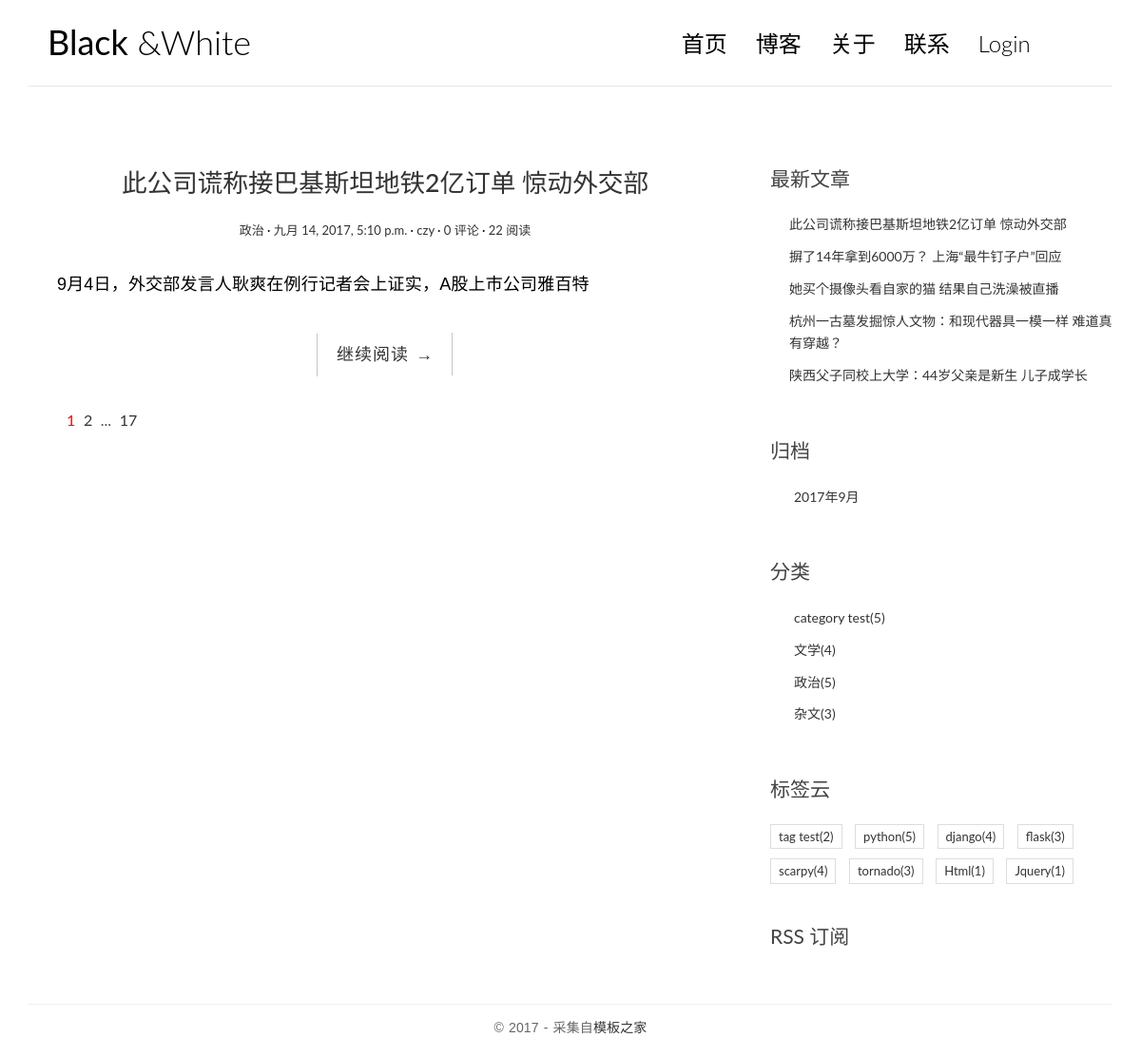
The page / on the database its author committed.
### blog/models.py (models this page shows, shortened)
class Post(models.Model):
    title = models.CharField(max_length=64)
    body = models.TextField()
    created_time = models.DateTimeField()
    modified_time = models.DateTimeField()
    excerpt = models.CharField(max_length=256,blank=True)
    category = models.ForeignKey(Category)
    tags = models.ManyToManyField(Tag,blank=True)
    author = models.ForeignKey(User)
    views = models.PositiveIntegerField(default=0)
    class Meta:
        ordering = ['-created_time','-modified_time']
    def get_absolute_url(self):
        return reverse('blog:detail',kwargs={'pk':self.pk}) #

class Category(models.Model):
    name = models.CharField(max_length=64)

class Tag(models.Model):
    name = models.CharField(max_length=64)

### blog/views.py (the view, shortened to what this page needs)
# urls.py: url(r'^$',views.IndexView.as_view(),name='index'),
class IndexView(ListView):
    model = Post
    template_name = 'blog/index.html'
    context_object_name = 'post_list' # 这个name不能瞎取，必须和模板中的变量一直
    paginate_by = 1
    def pagination_data(self,paginator,page,is_paginated):
        if not is_paginated:
            return {}
        first = False
        left_has_more = False
        left = []
        page_number = page.number
        right = []
        right_has_more = False
        last = False
        total_pages = paginator.num_pages
        page_range = paginator.page_range
        if page_number == 1:
            right = page_range[page_number:page_number+1]
            if right[-1]<total_pages-1:
                right_has_more = True
            if right[-1]<total_pages:
                last = True
        elif page_number == total_pages: # 如果当前是最后一页
            left = page_range[(page_number-2) if (page_number-2)>0 else 0:page_number-1]
            if left[0]>2:
                left_has_more = True
            if left[0]>1:
                first = True
        data = {
            'left':left,
            'right':right,
            'left_has_more':left_has_more,
            'right_has_more':right_has_more,
            'first':first,
            'last':last,
        }
        return data
    def get_context_data(self, **kwargs):
        context = super().get_context_data(**kwargs)
        paginator = context.get('paginator')
        page = context.get('page_obj')
        is_paginated = context.get('is_paginated')
        pagination_data = self.pagination_data(paginator,page,is_paginated)
        context.update(pagination_data)
        return context

### blog/templatetags/blog_tags.py (called while the page is built)
@register.simple_tag
def get_recent_posts(num=5):
    return Post.objects.all().order_by('-created_time')[:num]

@register.simple_tag
def archives():
    return Post.objects.dates('created_time','month',order='DESC')

@register.simple_tag
def get_categories():
    return Category.objects.annotate(
        num_post=Count('post')
    ).filter(num_post__gt=0)

@register.simple_tag
def get_tags():
    return Tag.objects.annotate(num_posts=Count('post')).filter(num_posts__gt=0)

### templates/blog/index.html (shortened to what this page needs)
{% extends 'blog/base.html' %}
{% block main %}
{% for post in post_list %}
<article class="post post-{{ post.pk }}">
    <header class="entry-header">
        <h1 class="entry-title">
            <a href="{{ post.get_absolute_url }}">{{ post.title }}</a>
        </h1>
        <div class="entry-meta">
            <span class="post-category"><a href="#">{{ post.category.name }}</a></span>
            <span class="post-date"><a href="#"><time class="entry-date" datetime="{{ post.created_time }}">{{ post.created_time }}</time></a></span>
            <span class="post-author"><a href="#">{{ post.author }}</a></span>
            <span class="comments-link"><a href="#">{{post.comment_set.count}} 评论</a></span>
            <span class="views-count"><a href="#">{{post.views}} 阅读</a></span>
        </div>
    </header>
    <div class="entry-content clearfix">
        <p>{{ post.excerpt }}</p>
        <div class="read-more cl-effect-14">
            <a href="{{ post.get_absolute_url }}" class="more-link">继续阅读 <span class="meta-nav">→</span></a>
        </div>
    </div>
</article>
{% empty %}
<div class="no-post">暂时还没有发布的文章！</div>
{% endfor %}
{% if is_paginated %}
<div class="pagination">
    <ul>
        <li class="current"><a href="?page={{page_obj.number}}">{{page_obj.number}}</a></li>
        {% if right %}
            {% for i in right %}
                <li><a href="?page={{i}}">{{i}}</a></li>
            {% endfor %}
            {% if right_has_more %}
                <li><span>...</span></li>
            {% endif %}
        {% endif %}
        {% if last %}
            <li><a href="?page={{paginator.num_pages}}">{{paginator.num_pages}}</a></li>
        {% endif %}
    </ul>
</div>
{% endif %}
{% endblock main %}

### templates/blog/base.html (shortened to what this page needs)
{% load staticfiles %}
{% load blog_tags %}
<html>
<head>
    <link rel="stylesheet" href="{% static 'blog/css/bootstrap.min.css' %}">
    <link rel="stylesheet" href="{% static 'blog/css/custom.css' %}">
    <link rel="stylesheet" href="{% static 'blog/css/pace.css' %}">
    <link rel="stylesheet" href="{% static 'blog/css/highlights/github.css' %}">
    <link rel="stylesheet" href="http://code.ionicframework.com/ionicons/2.0.1/css/ionicons.min.css">
</head>
<body>
<div class="container">
    <header id="site-header">
        <div class="row">
            <div class="col-md-4 col-sm-5 col-xs-8">
                <div class="logo">
                    <h1><a href="{% url 'blog:index' %}"><b>Black</b> &amp;White</a></h1>
                </div>
            </div>
            <div class="col-md-8 col-sm-7 col-xs-4">
                <nav class="main-nav" role="navigation">
                    <div class="collapse navbar-collapse" id="bsexample-navbar-collapse-1">
                        <ul class="nav navbar-nav navbar-right">
                            <li class="cl-effect-11"><a href="{% url 'blog:index' %}" data-hover="首页">首页</a></li>
                            <li class="cl-effect-11"><a href="fullwidth.html" data-hover="博客">博客</a></li>
                            <li class="cl-effect-11"><a href="about.html" data-hover="关于">关于</a></li>
                            <li class="cl-effect-11"><a href="contact.html" data-hover="联系">联系</a></li>
                            {% if user.is_authenticated %}
                                <li class="cl-effect-11"><a href="{% url 'password_change' %}">修改密码</a></li>
                                <li class="cl-effect-11"><a href="{% url 'logout' %}">Logout</a></li>
                            {% else %}
                                <li class="cl-effect-11"><a href="{% url 'login' %}">Login</a></li>
                            {% endif %}
                        </ul>
                    </div>
                </nav>
            </div>
        </div>
    </header>
</div>
<div class="content-body">
    <div class="container">
        <div class="row">
            <main class="col-md-8">
                {% block main %}
                {% endblock %}
            </main>
            <aside class="col-md-4">
                <div class="widget widget-recent-posts">
                    <h3 class="widget-title">最新文章</h3>
                    {% get_recent_posts as recent_post_list %}
                    <ul>
                        {% for post in recent_post_list %}
                        <li>
                            <a href="{{ post.get_absolute_url }}">{{post.title}}</a>
                        </li>
                        {% empty %}
                        没有文章
                        {% endfor %}
                    </ul>
                </div>
                <div class="widget widget-archives">
                    <h3 class="widget-title">归档</h3>
                    {% archives as date_list %}
                    <ul>
                        {% for date in date_list %}
                        <li>
                            <a href="{% url 'blog:archives' date.year date.month %}">{{date.year}}年{{date.month}}月</a>
                        </li>
                        {% empty %}
                        没有归档
                        {% endfor %}
                    </ul>
                </div>
                <div class="widget widget-category">
                    <h3 class="widget-title">分类</h3>
                    {% get_categories as category_list %}
                    <ul>
                        {% for category in category_list %}
                        <li>
                            <a href="{% url 'blog:category' category.pk %}">{{category.name}}<span class="post-count">({{category.num_post}})</span> </a>
                        </li>
                        {% empty %}
                        没有分类
                        {% endfor %}
                    </ul>
                </div>
                <div class="widget widget-tag-cloud">
                    <h3 class="widget-title">标签云</h3>
                    {% get_tags as tag_list %}
                    <ul>
                        {% for tag in tag_list %}
                        <li>
                            <a href="{% url 'blog:tag' tag.pk %}">{{tag.name}}<span class="post-count">({{tag.num_posts}})</span></a>
                        </li>
                        {% empty %}
                        没有标签
                        {% endfor %}
                    </ul>
                </div>
                <div class="rss">
                    <a href="{% url 'rss' %}"> RSS 订阅</a>
                </div>
            </aside>
        </div>
    </div>
</div>
<footer id="site-footer">
    <div class="container">
        <div class="row">
            <div class="col-md-12">
                <p class="copyright">&copy 2017 - 采集自<a href="http://www.cssmoban.com/" target="_blank" title="模板之家">模板之家</a></p>
            </div>
        </div>
    </div>
</footer>
</body>
</html>

### blog/static/blog/css/custom.css (style rules this page uses)
* { outline: none; }
h1, h2, h3, h4, h5, h6 { margin-top: 0; }
b { font-weight: 400; }
a { color: #333; }
body { color: #444; font-family: 'Lato', sans-serif; }
p { font-family: 'Ubuntu', sans-serif; font-weight: 400; word-spacing: 1px; letter-spacing: 0.01em; }
#site-header { background-color: #FFF; padding: 25px 20px; margin-bottom: 40px; border-bottom: 1px solid #e7e7e7; }
.logo h1 a { color: #000; }
.logo h1 { margin: 0; font-family: 'Lato', sans-serif; font-weight: 300; }
.main-nav { margin-top: 11px; max-width: 95%; }
.main-nav a { color: #000000 !important; padding: 0 0 5px 0 !important; margin-right: 30px; font-family: 'Lato', sans-serif; font-weight: 300; font-size: 24px; }
.cl-effect-11 a { padding: 10px 0; color: #0972b4; text-shadow: none; }
.cl-effect-11 a::before { position: absolute; top: 0; left: 0; overflow: hidden; padding: 0 0 5px 0 !important; max-width: 0; border-bottom: 1px solid #000; color: #000; content: attr(data-hover); white-space: nowrap; -webkit-transition: max-width 0.5s; -moz-transition: max-width 0.5s; transition: max-width 0.5s; }
.content-body { padding-bottom: 4em; }
.post { background: #fff; padding: 30px 30px 0; }
.entry-title { text-align: center; font-size: 1.9em; margin-bottom: 20px; line-height: 1.6; padding: 10px 20px 0; }
.entry-meta { text-align: center; color: #DDDDDD; font-size: 13px; margin-bottom: 30px; }
.entry-content { font-size: 18px; line-height: 1.9; font-weight: 300; color: #000; }
.post-category::after, .post-date::after, .post-author::after, .comments-link::after { content: ' ·'; color: #000; }
.read-more { font-family: 'Ubuntu', sans-serif; font-weight: 400; word-spacing: 1px; letter-spacing: 0.01em; text-align: center; margin-top: 20px; }
.cl-effect-14 a { padding: 0 20px; height: 45px; line-height: 45px; position: relative; display: inline-block; margin: 15px 25px; letter-spacing: 1px; font-weight: 400; text-shadow: 0 0 1px rgba(255, 255, 255, 0.3); }
.cl-effect-14 a::before, .cl-effect-14 a::after { position: absolute; width: 45px; height: 1px; background: #C3C3C3; content: ''; -webkit-transition: all 0.3s; -moz-transition: all 0.3s; transition: all 0.3s; pointer-events: none; }
.cl-effect-14 a::before { top: 0; left: 0; -webkit-transform: rotate(90deg); -moz-transform: rotate(90deg); transform: rotate(90deg); -webkit-transform-origin: 0 0; -moz-transform-origin: 0 0; transform-origin: 0 0; }
.cl-effect-14 a::after { right: 0; bottom: 0; -webkit-transform: rotate(90deg); -moz-transform: rotate(90deg); transform: rotate(90deg); -webkit-transform-origin: 100% 0; -moz-transform-origin: 100% 0; transform-origin: 100% 0; }
.widget { background: #fff; padding: 30px 0 0; }
.widget-title { font-size: 1.5em; margin-bottom: 20px; line-height: 1.6; padding: 10px 0 0; font-weight: 400; }
.widget-recent-posts ul { padding: 0; margin: 0; padding-left: 20px; }
.widget-recent-posts ul li { list-style-type: none; position: relative; line-height: 170%; margin-bottom: 10px; }
.widget-recent-posts ul li::before { content: '\f3d3'; font-family: "Ionicons"; position: absolute; left: -17px; top: 3px; font-size: 16px; color: #000; }
.widget-archives ul { padding: 0; margin: 0; padding-left: 25px; }
.widget-archives ul li { list-style-type: none; position: relative; line-height: 170%; margin-bottom: 10px; }
.widget-archives ul li::before { content: '\f3f3'; font-family: "Ionicons"; position: absolute; left: -25px; top: 1px; font-size: 16px; color: #000; }
.widget-category ul { padding: 0; margin: 0; padding-left: 25px; }
.widget-category ul li { list-style-type: none; position: relative; line-height: 170%; margin-bottom: 10px; }
.widget-category ul li::before { content: '\f3fe'; font-family: "Ionicons"; position: absolute; left: -25px; top: 1px; font-size: 18px; color: #000; }
.widget-tag-cloud ul { padding: 0; margin: 0; margin-right: -10px; }
.widget-tag-cloud ul li { list-style-type: none; font-size: 13px; display: inline-block; margin-right: 10px; margin-bottom: 10px; padding: 3px 8px; border: 1px solid #ddd; }
.rss { font-size: 21px; margin-top: 30px; }
.rss a { color: #444; }
#site-footer { padding-top: 10px; padding: 0 0 1.5em 0; }
.copyright { text-align: center; padding-top: 1em; margin: 0; border-top: 1px solid #eee; color: #666; }
.pagination ul { list-style: none; }
.pagination ul li { display: inline-block; font-size: 16px; margin-right: 5px; }
.current a { color: red; }

### rows shown on the page
Post: title "此公司谎称接巴基斯坦地铁2亿订单 惊动外交部", category.name "政治", created_time "九月 14, 2017, 5:10 p.m.", author "czy", comment_set.count "0", views "22", excerpt "9月4日，外交部发言人耿爽在例行记者会上证实，A股上市公司雅百特"
Post: title "摒了14年拿到6000万？ 上海“最牛钉子户”回应"
Post: title "她买个摄像头看自家的猫 结果自己洗澡被直播"
Post: title "杭州一古墓发掘惊人文物：和现代器具一模一样 难道真有穿越？"
Post: title "陕西父子同校上大学：44岁父亲是新生 儿子成学长"
Category: name "category test", num_post "5"
Category: name "文学", num_post "4"
Category: name "政治", num_post "5"
Category: name "杂文", num_post "3"
Tag: name "tag test", num_posts "2"
Tag: name "python", num_posts "5"
Tag: name "django", num_posts "4"
Tag: name "flask", num_posts "3"
Tag: name "scarpy", num_posts "4"
Tag: name "tornado", num_posts "3"
Tag: name "Html", num_posts "1"
Tag: name "Jquery", num_posts "1"

### other values the page prints
{{ page_obj.number }} "1"
{{ i }} "2"
{{ paginator.num_pages }} "17"
{{ date.year }} "2017"
{{ date.month }} "9"
